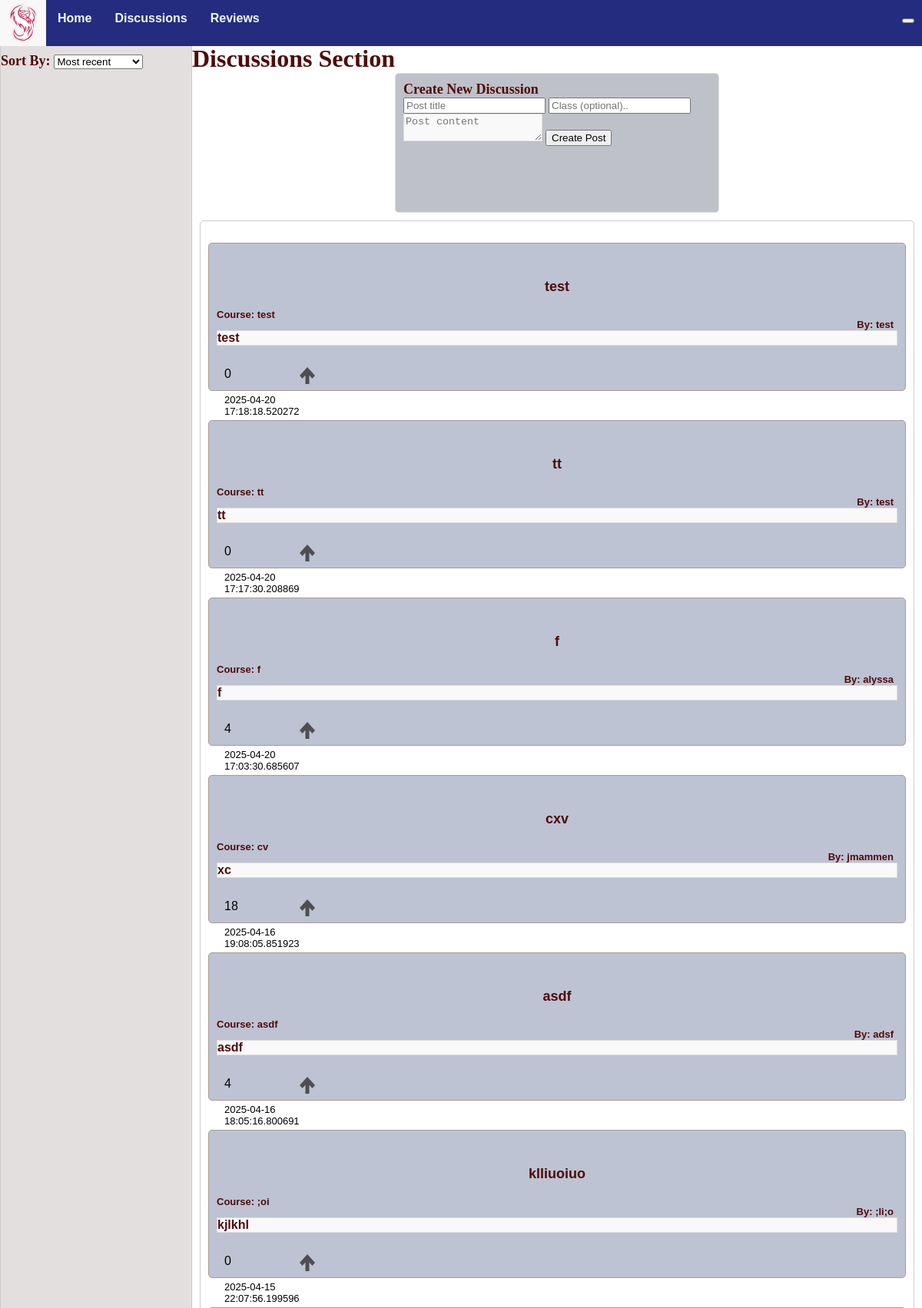
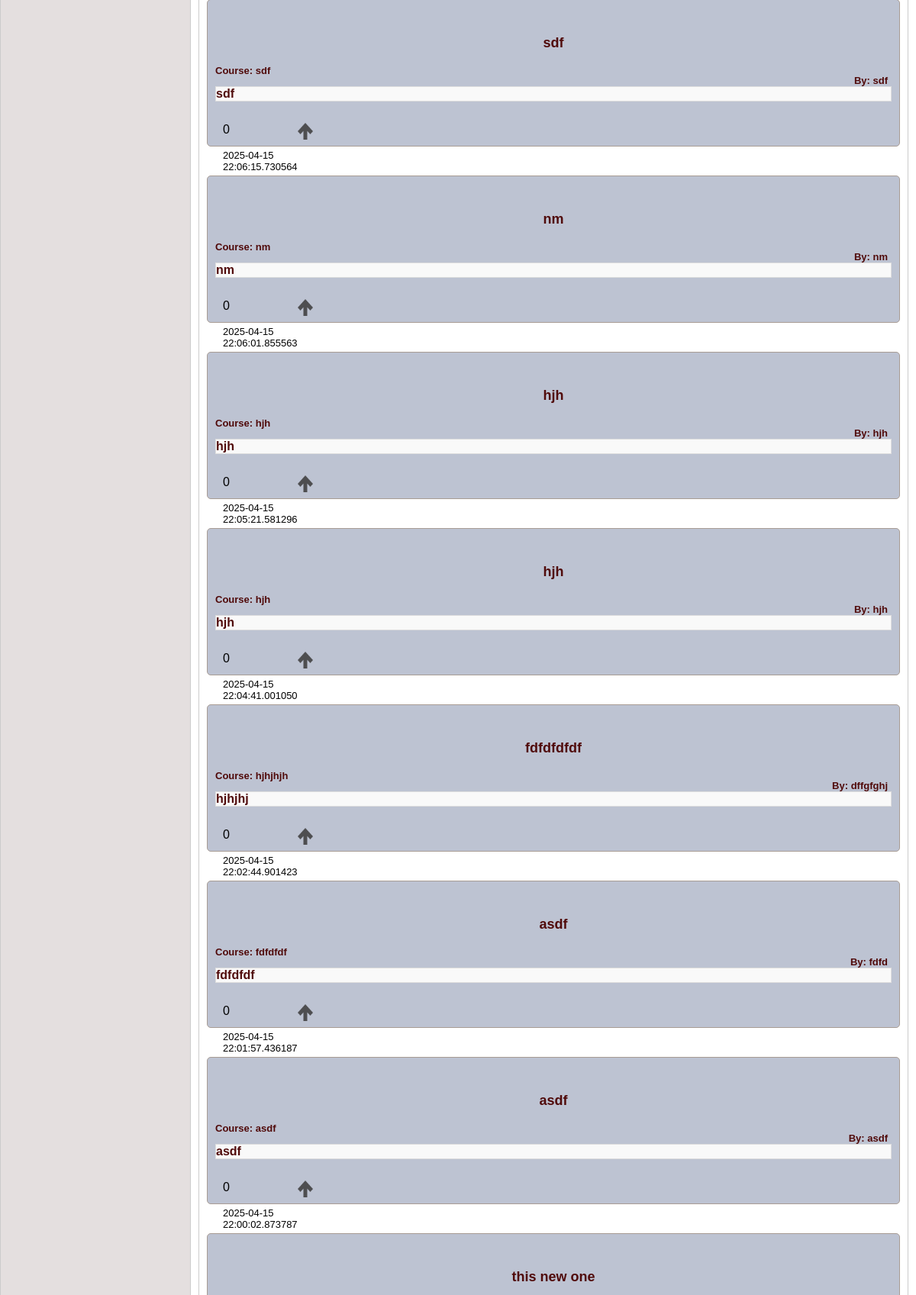
The page /discussions (upper part) on the database its author committed (2 pictures, top to bottom).
### models.py (models this page shows, shortened)
class Discussion(db.Model):
    id = db.Column(db.Integer, primary_key=True)
    title = db.Column(db.String(255), nullable=False)
    content = db.Column(db.Text, nullable=False)
    created_at = db.Column(db.DateTime, default=db.func.current_timestamp())
    course = db.Column(db.Text)
    author = db.Column(db.Text, nullable=False)
    comments = db.relationship('Comment', backref='discussion', cascade="all, delete-orphan", lazy=True)
    up_votes = db.Column(db.Integer, default = 0)

### app.py (the view)
@app.route('/discussions', methods=['GET', 'POST'])
def discussions():
    discussions=Discussion.query.order_by(Discussion.created_at.desc()).all() #puts the discussions in the most recent to least recent order
    discussions_data=[]
    for discussion in discussions:
        discussions_data.append({
            'id': discussion.id,
            'title': discussion.title,
            'author': discussion.author,
            'created_at': discussion.created_at,
            'content': discussion.content,
            'course': discussion.course,
            'up_votes': discussion.up_votes,
        })
    return render_template('discussions.html', discussions=discussions_data)

### templates/discussions.html (shortened to what this page needs)
{% extends "base.html" %}
{%block head%}
{{ super() }}
<link rel="stylesheet" href="{{ url_for('static', filename='styles/base.css') }}">
{% endblock %}
{%block content %}
<div class="container">
    <div class="sidebar">
        <br>
        <p1 style="text-align:center;">Sort By:</p1>
        <div class="dropdown">
            <select name="order_by" id="order_by" onchange="filterby(this)">
                <option value="">Most recent</option>
            </select>
        </div>
    </div>
    <div class="space">
        <br>
        <p2>Discussions Section</p2>
        <div class="add_post">
            <p1>Create New Discussion</p1>
            <form id="form">
                <input type="text" id="title" placeholder="Post title" required maxlength="50">
                <input type="text" id="course" placeholder="Class (optional).." required maxlength="50">
                <textarea id="content" placeholder="Post content" required></textarea>
                <button id="submitDiscussion">Create Post</button>
            </form>
        </div>
        <div class="list-group">
            {% for discussion in discussions %}
            <a href="{{ url_for('dis_posts', discussion_id=discussion.id) }}" class="list-group-item">
                <div class="whereithappens">
                    <div id="header">
                        <p id="title">{{discussion.title}}</p>
                        <p id="author">By: {{discussion.author}}</p>
                        <p id="course">Course: {{discussion.course}}</p>
                    </div>
                    <p id="content">{{discussion.content}}</p>
            </a>
            <div id="information" class="info list-group-item">
                <div id="{{discussion.id}}number">{{discussion.up_votes}}</div>
                <img width="20" height="20" id="{{discussion.id}}" onclick="upvote(this)" src="{{url_for('static',
                                    filename='/images/upvote.png')}}" class="upvote" /><img />
                <p id="created_at">{{discussion.created_at}}</p>
            </div>
        </div>
        {% endfor %}
{%endblock%}

### static/styles/base.css (style rules this page uses)
body { margin: 0; padding: 0; }
p1 { color: rgb(80, 10, 10); font-weight: bold; font-size: large; }
p2 { color: rgb(80, 10, 10); font-weight: bold; font-size: xx-large; text-align: center; }
a { color: rgb(80, 10, 10); font-weight: bold; font-size: medium; text-decoration: none; }
.container { display: grid; grid-template-columns: 250px 1fr; height: 100vh; }
.sidebar { background: #e4dfdf; border: 1px solid #ccc; border-radius: 5px; padding-top: 50px; }
.space { padding-top: 40px; }
.add_post { height: 20vh; width: 50vh; background-color: #bfc1c8; margin: auto; padding: 10px; border: 1px solid #ddd; border-radius: 5px; }
.list-group { background-color: #ffffff; border: 1px solid #ccc; padding: 10px; margin: 10px; border-radius: 5px; }
.list-group-item { padding: 10px; margin: 10px; }
.whereithappens { padding: 10px; background-color: #bdc3d2; border: 1px solid #a89c94; margin-bottom: 20px; border-radius: 5px; font-family: Verdana, Geneva, Tahoma, sans-serif; }
#content { border: 1px solid #ddd; margin: auto; background-color: #f9f9f9; }
#header #title { color: rgb(80, 10, 10); font-weight: bolder; font-size: large; text-align: center; }
#header #author { color: rgb(80, 10, 10); font-weight: bold; font-size: small; margin-right: 5px; position: relative; float: right; }
#header #course { color: rgb(80, 10, 10); font-size: small; }
#information { display: grid; grid-template-columns: repeat(3, auto); padding: 5px; margin: 5px; height: 10px; }
#information p { font-size: small; }
.dropdown { position: relative; display: inline-block; }
.upvote { width: 20px; height: 22px; z-index: 50; }
.info { width: 100px; }

### rows shown on the page
Discussion: title "test", author "test", course "test", content "test", up_votes "0", created_at "2025-04-20 17:18:18.520272"
Discussion: title "tt", author "test", course "tt", content "tt", up_votes "0", created_at "2025-04-20 17:17:30.208869"
Discussion: title "f", author "alyssa", course "f", content "f", up_votes "4", created_at "2025-04-20 17:03:30.685607"
Discussion: title "cxv", author "jmammen", course "cv", content "xc", up_votes "18", created_at "2025-04-16 19:08:05.851923"
Discussion: title "asdf", author "adsf", course "asdf", content "asdf", up_votes "4", created_at "2025-04-16 18:05:16.800691"
Discussion: title "klliuoiuo", author ";li;o", course ";oi", content "kjlkhl", up_votes "0", created_at "2025-04-15 22:07:56.199596"
Discussion: title "sdf", author "sdf", course "sdf", content "sdf", up_votes "0", created_at "2025-04-15 22:06:15.730564"
Discussion: title "nm", author "nm", course "nm", content "nm", up_votes "0", created_at "2025-04-15 22:06:01.855563"
Discussion: title "hjh", author "hjh", course "hjh", content "hjh", up_votes "0", created_at "2025-04-15 22:05:21.581296"
Discussion: title "hjh", author "hjh", course "hjh", content "hjh", up_votes "0", created_at "2025-04-15 22:04:41.001050"
Discussion: title "fdfdfdfdf", author "dffgfghj", course "hjhjhjh", content "hjhjhj", up_votes "0", created_at "2025-04-15 22:02:44.901423"
Discussion: title "asdf", author "fdfd", course "fdfdfdf", content "fdfdfdf", up_votes "0", created_at "2025-04-15 22:01:57.436187"
Discussion: title "asdf", author "asdf", course "asdf", content "asdf", up_votes "0", created_at "2025-04-15 22:00:02.873787"
Discussion: title "this new one"
